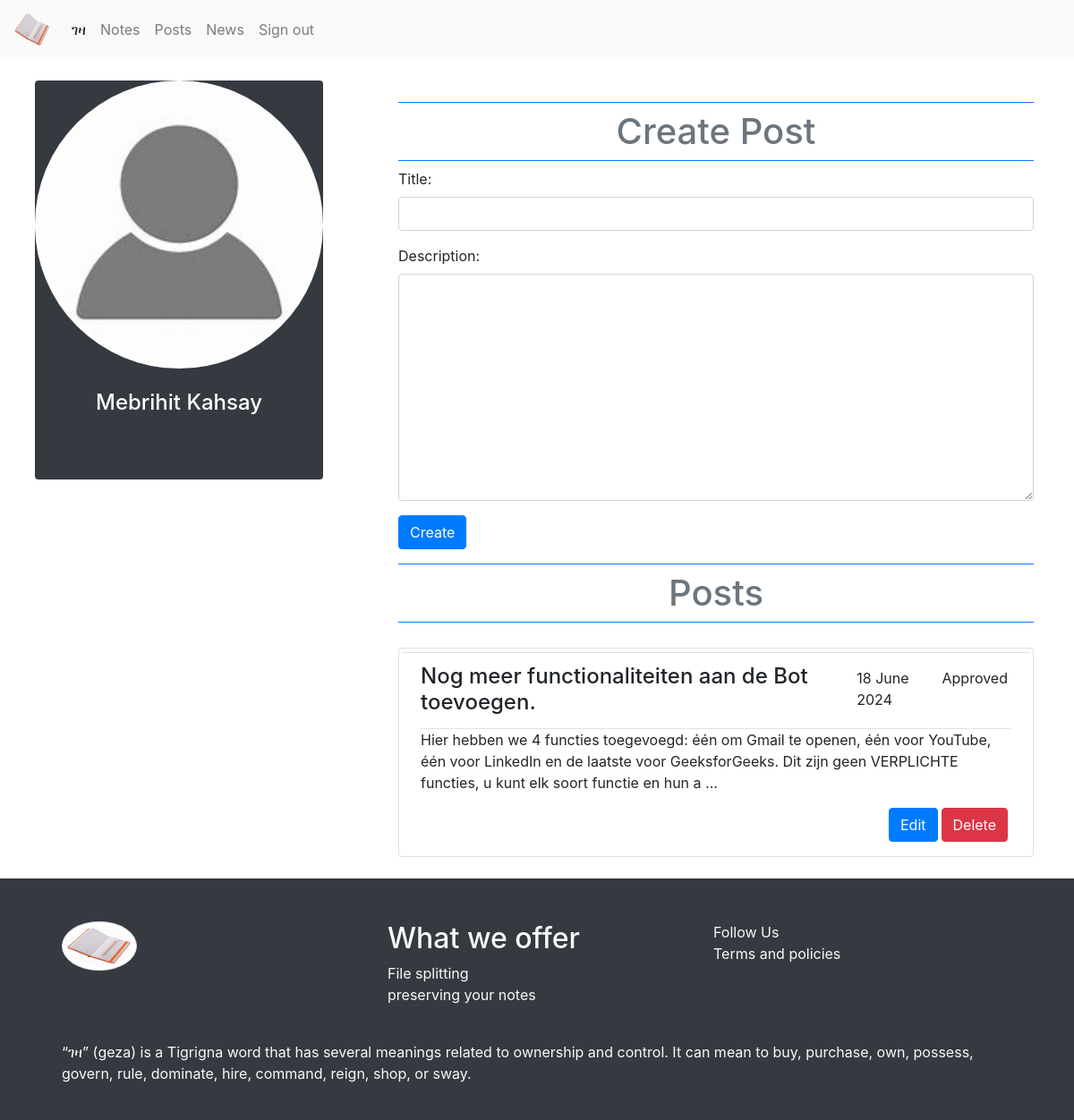
Screenshot of /posts/ (signed in) with the database file from the repository.
### note/models.py (models this page shows)
class User(note_db.Model, UserMixin):
    id = note_db.Column(note_db.Integer, primary_key = True)
    email = note_db.Column(note_db.String(150), unique = True)
    password = note_db.Column(note_db.String(200))
    first_name = note_db.Column(note_db.String(100))
    last_name = note_db.Column(note_db.String(100))
    is_admin = note_db.Column(note_db.Boolean, default = False)
    notes = note_db.relationship('Note')
    posts = note_db.relationship('Posts')
    is_banned = note_db.Column(note_db.Boolean, default = False)

class Posts(note_db.Model):
    post_id = note_db.Column(note_db.Integer, autoincrement=True, primary_key=True)
    title = note_db.Column(note_db.String(100), nullable = False)
    content = note_db.Column(note_db.Text, nullable = False)
    publish_date = note_db.Column(note_db.DateTime(timezone=True), default=func.now())
    status = note_db.Column(note_db.String(50), nullable = False, default="pending")
    author_id = note_db.Column(note_db.Integer, note_db.ForeignKey('user.id'))

### note/posts.py (the view)
@posts.route('/')
@login_required
def get_all_posts():
    mapper = 'posts'
    all_posts = Posts.query.all()
    return render_template("dashboard.html",
                           category=mapper,
                           get_all_post= all_posts,
                           is_post_update = is_post_updating,
                           user=current_user,
                           is_expanding = is_collapsed)

### note/templates/dashboard.html (shortened to what this page needs)
<!DOCTYPE html>
<html lang="en">
<head>
    <link rel="stylesheet" href="https://stackpath.bootstrapcdn.com/bootstrap/4.3.1/css/bootstrap.min.css">
</head>
<body>
    {% include "navbar.html" %}
    <div class="container-fluid">
        <div class="row">
            <div class="col-md-4">
                {% include "dashboardManager.html" %}
            </div>
            <div class="col-md-8">
                    {% include "dashboardViewer.html" %}
            </div>
        </div>
    </div>
{%  include "footer.html" %}
</body>
</html>

### note/templates/dashboardManager.html
{% if user.is_admin %}
<div class="d-flex flex-column bg-purple-dark border-right" id="wrapper">
    <div class="d-flex flex-column h-50 m-4 justify-content-start text-body  align-center rounded text-white">
        <img class="rounded-circle h-20 w-20" src="{{url_for('static', filename='profile.jpeg')}}" alt=" profile">
        <h3 class="text-center border-top border-default border-bottom text-secondary py-1">{{ user.first_name.upper() + " " + user.last_name.upper()}}</h3>
        <a href="/profile/user/update/{{user.id}}" class="btn btn-success">Edit</a>
    </div>
    <ul class="list-group list-unstyled d-inline text-center border">
        <li class="p-2"><a class="list-group-item hover-shadow list-group-item-action active" href="/profile/profile">Users</a></li>
        <li class="p-2"><a class="list-group-item hover-shadow  list-group-item-action" href="/profile/get-all-notes">Notes</a></li>
        <li class="p-2"><a class="list-group-item hover-shadow  list-group-item-action" href="/category/get-all-categories">Categories</a></li>
        <li class="p-2"><a class="list-group-item hover-shadow  list-group-item-action" href="/posts">Posts</a></li>
    </ul>
</div>
{% else %}
<div class="d-none d-xl-flex flex-column h-50 m-4 justify-content-start  align-center bg-dark rounded text-white">
    <img class="rounded-circle h-20 w-20" src="{{url_for('static', filename='profile.jpeg')}}" alt=" profile">
    <p class="text-center p-4 h4">{{ user.first_name + " " + user.last_name}}</p>
</div>
{% endif %}

### note/templates/blogs/posts.html
<div class="container mt-5">
    {% if not user.is_admin %}
    {%  if is_post_update %}
        <h1 class="py-2 text-center text-secondary border-top border-primary border-bottom">Update Post</h1>
        <form  method="POST" action="/posts/update-{{set_post.post_id **100}}/{{set_post.post_id}}/updating">
            <div class="form-group">
                <label for="title">Title:</label>
                <input type="text" class="form-control" id="title" name="title" value="{{set_post.title}}" required>
            </div>
            <div class="form-group">
                <label for="description">Description:</label>
                <textarea rows="10" type="text" class="form-control" id="content"   name="content" required>{{set_post.content}}</textarea>
            </div>
            <button type="submit" class="btn btn-success">Update post</button>
        </form>
    {% else %}
        <h1 class="py-2 text-center text-secondary border-top border-primary border-bottom">Create Post</h1>
        <form  method="POST" action="/posts/create-post">
            <div class="form-group">
                <label for="title">Title:</label>
                <input type="text" class="form-control" id="title" name="title" required>
            </div>
            <div class="form-group">
                <label for="description">Description:</label>
                <textarea rows="10" class="form-control" id="content"   name="content" required></textarea>
            </div>
            <button type="submit" class="btn btn-primary">Create</button>
        </form>
    {% endif %}
    {% endif %}
    <div class="list-group list-group-flush mt-3">
        <h1 class="py-2 text-center text-secondary border-top border-primary border-bottom">Posts</h1>
        {% if user.is_admin %}
            <ul class="list-group list-group-flush mt-3">
                {% for post in get_all_post %}
                    <article class="card user-select-auto mb-1">
                        <li class="list-group-item card-body p-1">
                            <div class="d-flex flex-row border-bottom border-secondary justify-content-between text-decoration-underline">
                                <h4 class="card-title">{{post.title}}</h4>
                                <p class="bg-default rounded text-grey p-1">{{ post.publish_date.strftime('%d %B %Y') }}</p>
                                <span role="contentinfo" class=" btn text-secondary disabled rounded">{{ post.status.capitalize() }}</span>
                            </div>
                            <p class="card-text py-2">{{ post.content[:300]}} ...</p>
                            <a href="/posts/get-detail-of-post/{{post.post_id}}/see-more" class="btn btn-primary">See more</a>
                        </li>
                    </article>
                {% endfor%}
            </ul>
        {% else %}
            <ul class="list-group list-group-flush mt-3">
                {% for post in user.posts %}
                    <article class="card user-select-auto p-1 mt-1">
                        <li class="list-group-item card-body">
                            <div class="d-flex flex-row justify-content-between border-bottom text-decoration-underline">
                                <h4 class="card-title">{{post.title}}</h4>
                                <p class="bg-default rounded text-grey p-1">{{ post.publish_date.strftime('%d %B %Y') }}</p>
                                <el class="rounded p-1">{{post.status.capitalize()}}</el>
                            </div>
                            <p class="card-text">{{ post.content[:200]}} ... </p>
                            <a href="/posts/get-delete-post/{{post.post_id}}/{{range(1,40000000)| random}}" class=" float-right btn btn-danger mx-1">Delete</a>
                            <a href="/posts/get-post-for-update/{{post.post_id}}/edit" class="float-right btn btn-primary">Edit</a>
                        </li>
                    </article>
                {% endfor%}
            </ul>
        {% endif %}
    </div>
</div>

### rows the page displays
User: first_name+last_name "Mebrihit Kahsay"
Posts: title "Nog meer functionaliteiten aan de Bot toevoegen.", publish_date "18 June 2024", status "Approved", content "Hier hebben we 4 functies toegevoegd: één om Gmail te openen, één voor YouTube, één voor LinkedIn en de laatste voor GeeksforGeeks. Dit zijn geen VERPLICHTE functies, u kunt elk soort functie en hun a"
